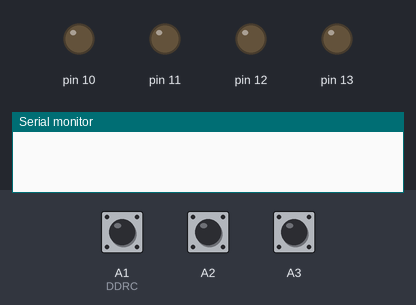
The sketch below on a simulated Arduino Uno, built with avr-gcc and run on an emulated ATmega328P. On the bench: output pins drawn as LEDs (lit = HIGH), the last lines printed to the serial monitor. The inputs (shaded band) are chosen by the test bench; at power-on: A3 HIGH, A2 HIGH, A1 (DDRC) HIGH.

Above: at 1.2 s.
1.3 s: A3 pulsed LOW 5 times (0.12 s each, 0.3 s apart)
At 3.1 s:
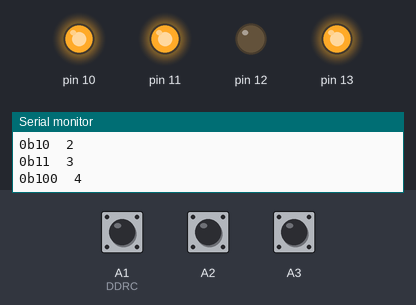
4.3 s: A3 pulled LOW for 0.15 s
At 5.5 s:
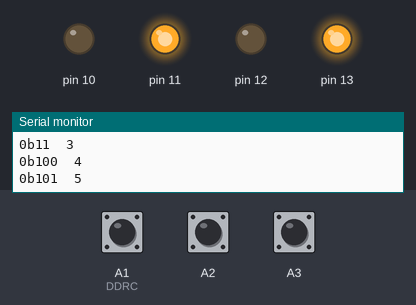
5.9 s: A2 pulled LOW for 0.15 s
At 6.9 s:
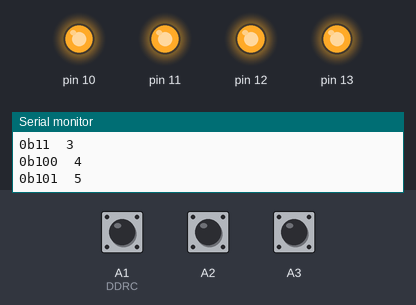
7.5 s: A3 pulled LOW for 1 s
At 8.2 s:
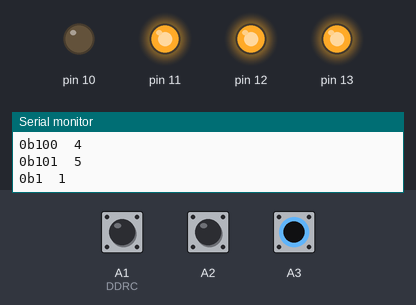
10.0 s: A3 pulled LOW for 3.2 s
At 11.3 s:
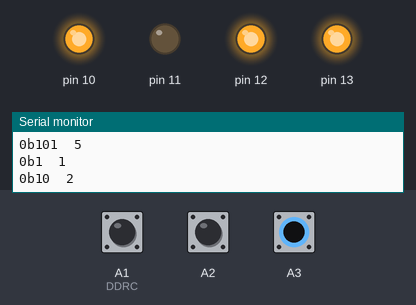
14.7 s: A3 pulsed LOW 5 times (0.12 s each, 0.3 s apart)
At 17.0 s:
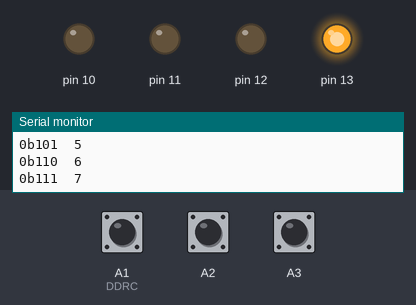
Timing chart, 0 to 18.5 s (numbered marks = the images above; inputs shaded):
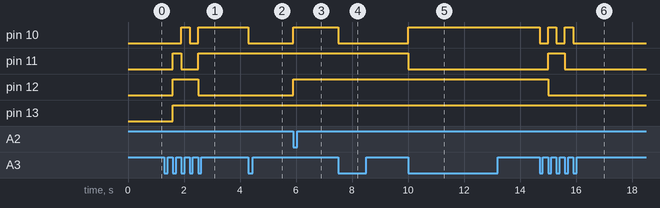

Measured:
- after the input at 1.3 s, pin 10: LOW → HIGH after 0.60 s, → LOW 0.30 s later, → HIGH 0.30 s later; pin 11: LOW → HIGH after 0.30 s, → LOW 0.30 s later, → HIGH 0.60 s later; pin 12: LOW → HIGH after 0.30 s, → LOW 0.90 s later; pin 13: LOW → HIGH after 0.30 s
- after the input at 4.3 s, pin 10: HIGH → LOW at once
- after the input at 5.9 s, pin 10, pin 12: LOW → HIGH at once
- after the input at 7.5 s, pin 10: HIGH → LOW at once
- after the input at 10.0 s, pin 10: LOW → HIGH at once; pin 11: HIGH → LOW at once
- after the input at 14.7 s, pin 10: alternates HIGH for 0.30 s and LOW for 0.30 s, 5 changes in all, then stays LOW, starting at once; pin 11: LOW → HIGH after 0.30 s, → LOW 0.60 s later; pin 12: HIGH → LOW after 0.30 s

The sketch:

l3.ino
```cpp
#define DEBUG 1
#define PULLUP 1

int pin[]={2,3,4,5};
volatile bool a0;
volatile bool b0;
volatile bool c0;
int counter = 0;

void setup() {
  pinMode(A1,0);//DDRC &= ~(1 << PC1); // INPUT
  pinMode(A2,0);
  pinMode(A3,0);
  if(PULLUP)PORTC |= 1 << PC1 | 1 << PC2 | 1 << PC3;
  DDRB|= 1<<pin[3] | 1<<pin[2] | 1<<pin[1] | 1<<pin[0];

  PCICR = 1<<1;
  PCMSK1 = 1<<1 | 1<<2 | 1<<3;

  if(DEBUG)Serial.begin(9600);
}

ISR(PCINT1_vect){
  int a = PINC>>PC1 & 1;
  int b = PINC>>PC2 & 1;
  int c = PINC>>PC3 & 1;

  if(a!=a0){
    a0 = a;
    if(a==0) changeVal(0);
  }
  if(b!=b0){
    b0 = b;
    if(b==0) off();
  }
  if(c!=c0){
    c0 = c;
    if(c==0) changeVal(1);
  }
}

void off(){
  counter = 0;
  PORTB=~(counter<<2);
}

void changeVal(bool up){
  //binary();
  counter = max(min(counter + (up ? 1 : -1), 15), 0);
  PORTB=~(counter<<2);
  if(DEBUG)debug();
}

void debug(){
  Serial.print("0b");
  Serial.print(counter,2);
  Serial.print("\t");
  Serial.println(counter);
}
void loop(){}
```
